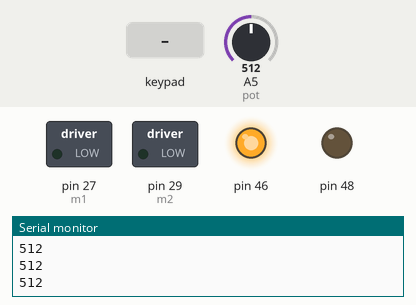
This sketch was run on a simulated Arduino Mega 2560, built with avr-gcc and run on an emulated ATmega2560. Shown: switched loads named in the sketch (green lamp = pin HIGH), output pins drawn as LEDs (lit = HIGH), the last lines printed to the serial monitor. The test bench sets the inputs (shaded band); at power-on: A5 (pot) = 512.

Above: at 2.2 s.
2.3 s: key 'O' pressed
At 3.5 s:
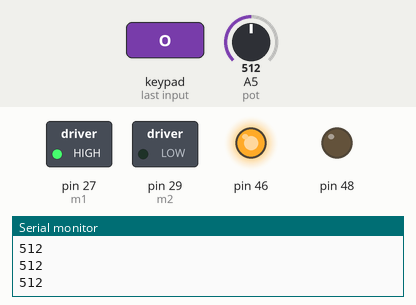
3.8 s: A5 (pot) set to 583
5.3 s: A5 (pot) set to 611
At 6.0 s:
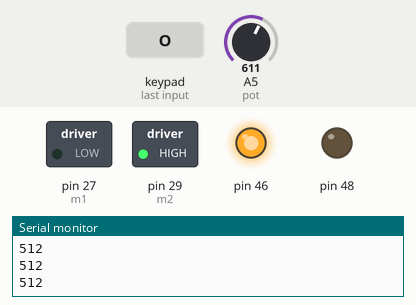
6.8 s: A5 (pot) set to 223
8.3 s: A5 (pot) set to 204
At 9.4 s:
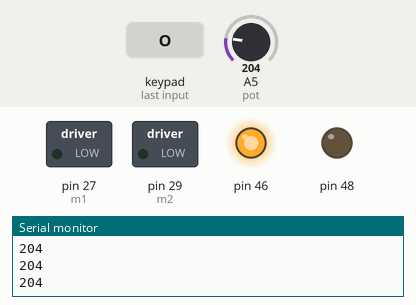
Timing chart, 0 to 10.8 s (numbered marks = the images above; inputs shaded):
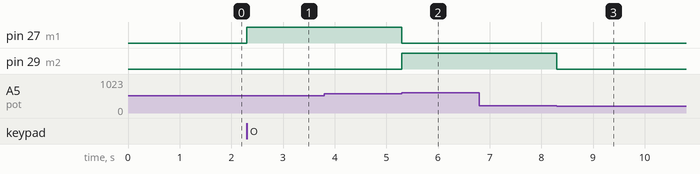

The sketch:

MaxonAct.ino
```cpp
#include <PS2X_lib.h>
#define TOGGLEBIT(P) *portInputRegister(digitalPinToPort(P)) = digitalPinToBitMask(P)
PS2X ps2x;

int m1 = 27, m2 = 29,pot= A5;
int ps2Error=0;
void setup()
{
  delay(1000);
  Serial.begin(57600);
  ps2Error = ps2x.config_gamepad(38,42,40,44, false, false);  //(clock, command, attention, data, Pressures?, Rumble?)
  Serial.println(ps2Error);
  if(ps2Error == 1 || ps2Error == 2 )
    while(1);
  for (int i =0 ;i <10; i++)  ps2x.read_gamepad(false, 0);

  pinMode(m1,OUTPUT);
  pinMode(m2,OUTPUT);
  pinMode(pot,INPUT);
  pinMode(46,OUTPUT);
  pinMode(48,OUTPUT);
  pinMode(33,INPUT);
  digitalWrite(46,HIGH);  //L293D
  digitalWrite(48,LOW);

}

void loop()
{
  ps2x.read_gamepad(false, 0);
  Serial.println(analogRead(pot));
  if(ps2x.Button(PSB_RED))
  {
   // while(!digitalRead(33));
    while(analogRead(pot) < 600 )
    {
      digitalWrite(m1,HIGH);
      digitalWrite(m2,LOW);
    }
    while(analogRead(pot) > 210)
    {
      digitalWrite(m1,LOW);
      digitalWrite(m2,HIGH);
    }
    digitalWrite(m1,HIGH);
    digitalWrite(m2,HIGH);
  }
  if(ps2x.Button(PSB_R1))
  {
    digitalWrite(m1,LOW);
    digitalWrite(m2,HIGH);
  }
  else
  {
    digitalWrite(m1,LOW);
    digitalWrite(m2,LOW);
  }
  delay(2);
}
```

Measured:
- the behaviour switches between 599 and 600 on A5 (pot) (found by bisection; images 1 and 2)
- the behaviour switches between 211 and 210 on A5 (pot) (found by bisection; images 2 and 3)
- after the input at 2.3 s, pin 27 (m1): LOW → HIGH at once
- after the input at 3.8 s, every drawn part: stays the same
- after the input at 5.3 s, pin 27 (m1): HIGH → LOW at once; pin 29 (m2): LOW → HIGH at once
- after the input at 6.8 s, every drawn part: stays the same
- after the input at 8.3 s, pin 29 (m2): HIGH → LOW at once
